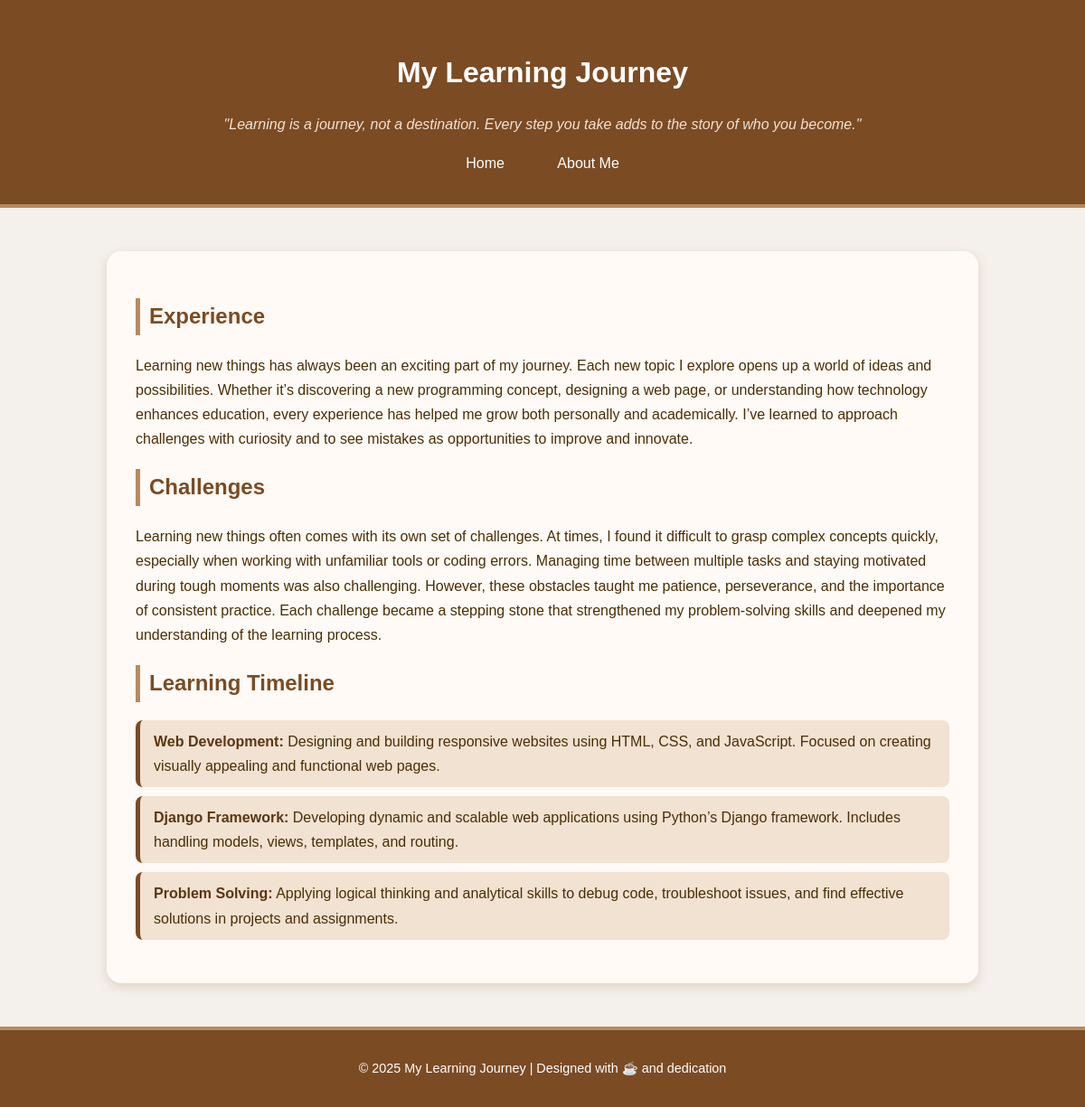
The page / on the database its author committed.
### tbJourney/models.py (models this page shows, shortened)
class LearningJourney(models.Model):
    quote = models.CharField(max_length=255)
    experience = models.TextField()
    challenges = models.TextField()

class TimelinePhase(models.Model):
    journey = models.ForeignKey(LearningJourney, on_delete=models.CASCADE, related_name='phases')
    phase_title = models.CharField(max_length=100)
    description = models.TextField(blank=True)

### tbJourney/views.py (the view)
# urls.py: path('', views.index, name='index'),         # Root URL -> index.html
def index(request):
    journey = LearningJourney.objects.first()
    return render(request, 'index.html', {'journey': journey})

### tbJourney/templates/index.html (shortened to what this page needs)
{% load static %}
<!DOCTYPE html>
<html lang="en">
<head>
    <link rel="stylesheet" href="{% static 'styles/style.css' %}">
</head>
<body>
    <header>
        <h1>My Learning Journey</h1>
        <p class="quote">"{{ journey.quote }}"</p>
        <nav>
            <a href="{% url 'index' %}">Home</a>
            <a href="{% url 'about' %}">About Me</a>
        </nav>
    </header>
    <section class="content">
        <div class="journey">
            <h2>Experience</h2>
            <p>{{ journey.experience }}</p>
            <h2>Challenges</h2>
            <p>{{ journey.challenges }}</p>
            <h2>Learning Timeline</h2>
            <ul class="timeline">
                {% for phase in journey.phases.all %}
                    <li>
                        <span>{{ phase.phase_title }}:</span> {{ phase.description }}
                    </li>
                {% empty %}
                    <li>No phases added yet. Please add them from the admin panel.</li>
                {% endfor %}
            </ul>
        </div>
    </section>
    <footer>
        <p>© 2025 My Learning Journey | Designed with ☕ and dedication</p>
    </footer>
</body>
</html>

### tbJourney/static/styles/style.css (style rules this page uses)
body { margin: 0; font-family: 'Poppins', sans-serif; background-color: #f4f0ec; color: #4b2e05; line-height: 1.7; }
header { background-color: #7b4b24; color: #fff; text-align: center; padding: 2rem 1rem; border-bottom: 4px solid #b88a60; }
header h1 { margin-bottom: 0.5rem; }
header .quote { font-style: italic; color: #f1e2d2; }
nav { margin-top: 1rem; }
nav a { color: #fff; text-decoration: none; margin: 0 15px; padding: 6px 12px; border-radius: 8px; transition: background 0.3s; }
.content, .about { max-width: 900px; margin: 3rem auto; background: #fffaf5; padding: 2rem; border-radius: 16px; box-shadow: 0 4px 12px rgba(155, 92, 35, 0.2); }
.journey h2 { color: #7b4b24; border-left: 5px solid #b88a60; padding-left: 10px; }
.timeline { list-style: none; padding-left: 0; }
.timeline li { background: #f1e2d2; margin: 10px 0; padding: 10px 15px; border-radius: 8px; border-left: 5px solid #7b4b24; }
.timeline span { font-weight: bold; color: #5a3712; }
footer { background-color: #7b4b24; color: #fff; text-align: center; padding: 1rem; margin-top: 2rem; border-top: 4px solid #b88a60; font-size: 0.9rem; }

### rows shown on the page
LearningJourney: quote "Learning is a journey, not a destination. Every step you take adds to the story of who you become.", experience "Learning new things has always been an exciting part of my journey. Each new topic I explore opens up a world of ideas and possibilities. Whether it’s discovering a new programming concept, designing a web page, or understanding how technology enhances education, every experience has helped me grow both personally and academically. I’ve learned to approach challenges with curiosity and to see mistakes as opportunities to improve and innovate.", challenges "Learning new things often comes with its own set of challenges. At times, I found it difficult to grasp complex concepts quickly, especially when working with unfamiliar tools or coding errors. Managing time between multiple tasks and staying motivated during tough moments was also challenging. However, these obstacles taught me patience, perseverance, and the importance of consistent practice. Each challenge became a stepping stone that strengthened my problem-solving skills and deepened my understanding of the learning process."
TimelinePhase: phase_title "Web Development", description "Designing and building responsive websites using HTML, CSS, and JavaScript. Focused on creating visually appealing and functional web pages."
TimelinePhase: phase_title "Django Framework", description "Developing dynamic and scalable web applications using Python’s Django framework. Includes handling models, views, templates, and routing."
TimelinePhase: phase_title "Problem Solving", description "Applying logical thinking and analytical skills to debug code, troubleshoot issues, and find effective solutions in projects and assignments."
